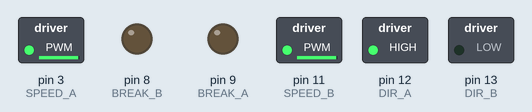
Recording of a sketch running on a simulated Arduino Uno, built with avr-gcc and run on an emulated ATmega328P. Shown: switched loads named in the sketch (green lamp = pin HIGH), output pins drawn as LEDs (lit = HIGH).

Above: at 0.05 s.
At 5.05 s:
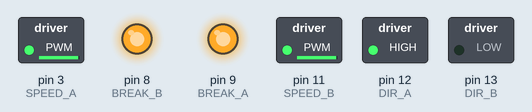
At 7.6 s:
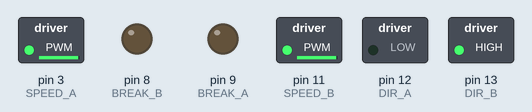
At 10.15 s:
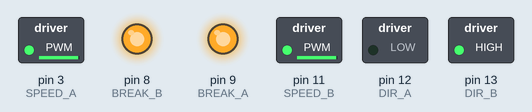
Timing chart, 0 to 11.7 s (numbered marks = the images above):
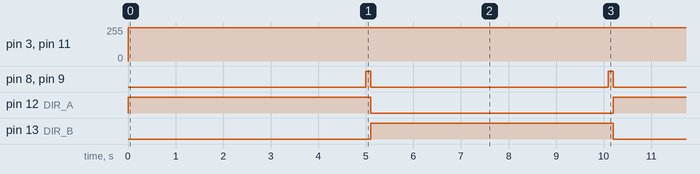

The sketch:

MotorTest2.ino
```cpp
// Sketch to drive a simple DC motor
//
// Motor connected to Motor output A on Arduino Motor Shield R3
// This example uses the output A.  If you want to use output B or a 2nd motor
// just change DIR_A for DIR_B, SPEED_A for SPEED_B, BREAK_A for BREAK_B
//
// NKC Electronics 2012

// Motor A definitions
int DIR_A = 12;
int SPEED_A = 3;
int BREAK_A = 9;

// Motor B definitions
int DIR_B = 13;
int SPEED_B = 11;
int BREAK_B = 8;

void setup()
{
  pinMode(SPEED_A, OUTPUT);
  pinMode(DIR_A, OUTPUT);
  pinMode(BREAK_A, OUTPUT);
  pinMode(SPEED_B, OUTPUT);
  pinMode(DIR_B, OUTPUT);
  pinMode(BREAK_B, OUTPUT);

  // release break
  digitalWrite(BREAK_A, LOW);
  digitalWrite(BREAK_B, LOW);
}

void loop()
{
  // Turn in Circle
  digitalWrite(DIR_A, HIGH);
  digitalWrite(DIR_B, LOW);
  analogWrite(SPEED_A, 250);
  analogWrite(SPEED_B, 250);
  // wait 5 seconds
  delay(5000);

  // break the motor
  digitalWrite(BREAK_A, HIGH);
  digitalWrite(BREAK_B, HIGH);
  delay(100);
  // release break.  If BREAK_A continues to be HIGH, the motor will not move
  digitalWrite(BREAK_A, LOW);
  digitalWrite(BREAK_B, LOW);

  // Turn the Other Way
  digitalWrite(DIR_A, LOW);
  digitalWrite(DIR_B, HIGH);
  analogWrite(SPEED_A, 250);
  analogWrite(SPEED_B, 250);
  // wait 5 seconds
  delay(5000);

  // break the motor
  digitalWrite(BREAK_A, HIGH);
  digitalWrite(BREAK_B, HIGH);
  delay(100);
  // release break.  If BREAK_A continues to be HIGH, the motor will not move
  digitalWrite(BREAK_A, LOW);
  digitalWrite(BREAK_B, LOW);

}
```

Measured:
- by itself, pin 3 (SPEED_A), pin 11 (SPEED_B): 0/255 → 250/255 at 0.00 s
- by itself, pin 8 (BREAK_B), pin 9 (BREAK_A): alternates HIGH for 0.10 s and LOW for 5.0 s
- by itself, pin 12 (DIR_A), pin 13 (DIR_B): alternates HIGH for 5.1 s and LOW for 5.1 s
